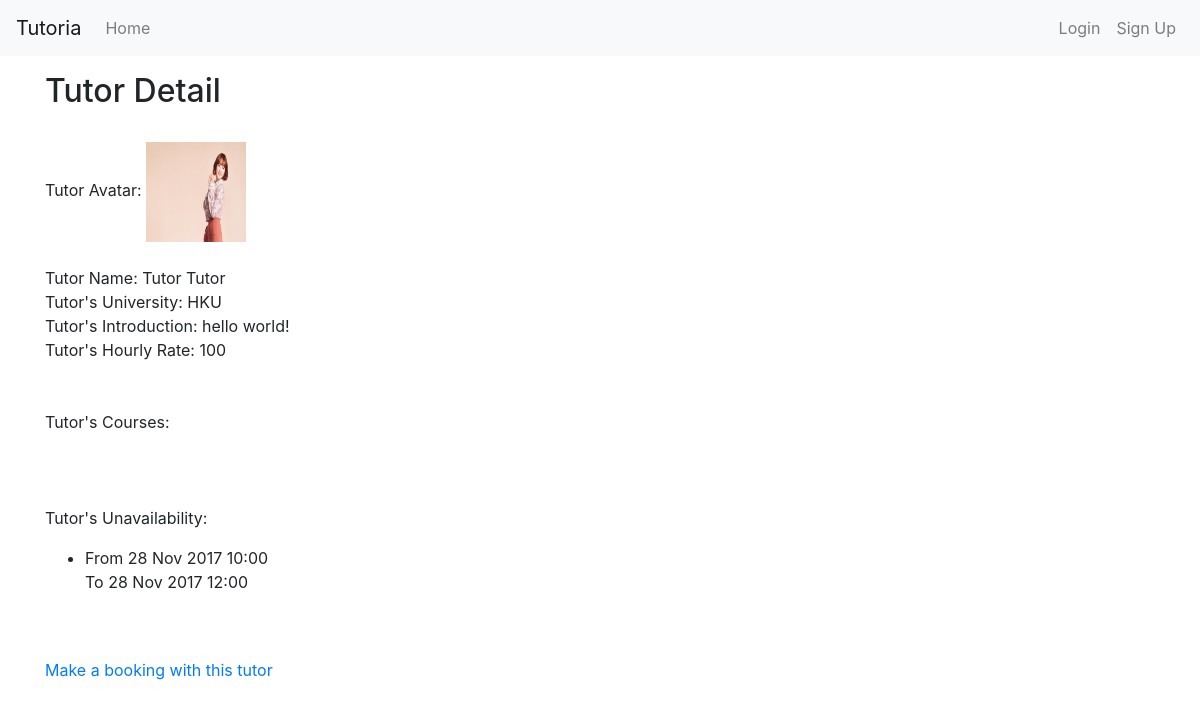
The app's page /tutors/11/, older data.
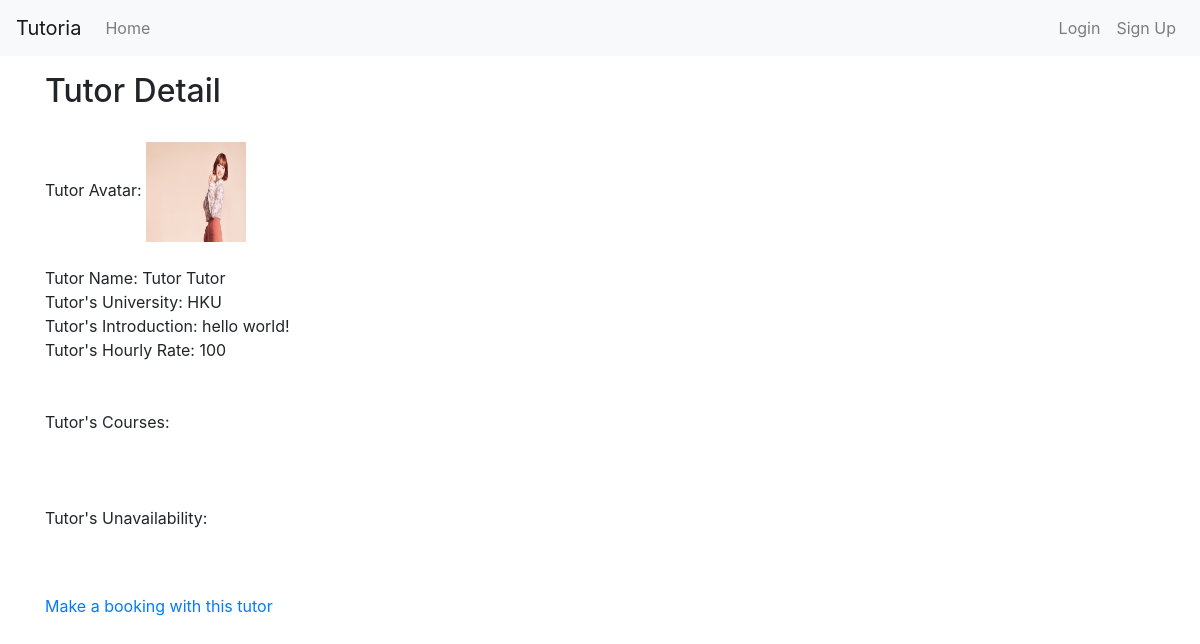
The same page, newer data.
### tutors/models.py (models this page shows)
class NotAvailableSlot(models.Model):
    tutor = models.ForeignKey(Tutor, on_delete=models.CASCADE)
    start_time = models.DateTimeField(null=True, blank=True)
    end_time = models.DateTimeField(null=True, blank=True)

### tutors/views.py (the view)
# urls.py: url(r'^(?P<pk>[0-9]+)/$', views.ShowOneTutor.as_view(), name='tutor_detail'),
class ShowOneTutor(generic.DetailView):
    model = Tutor
    template_name = 'viewOneTutor.html'
    def get_context_data(self, **kwargs):
        context = super(ShowOneTutor, self).get_context_data(**kwargs)
        context['unavailability_list'] = NotAvailableSlot.objects.all()
        return context

### Tutoria/context_processors.py (called while the page is built)
def base_template_name_context_processor(request):
    base_template_name = 'base.html'
    if request.user.is_authenticated():
        if request.user.is_superuser:
            base_template_name = 'base_tutor.html'
        if Tutor.objects.filter(tutor=request.user):
            base_template_name = 'base_tutor.html'
    return {
        'base_template_name': base_template_name,
    }

### tutors/templates/viewOneTutor.html (shortened to what this page needs)
{% extends base_template_name %}
{% block content %}
<h2>Tutor Detail</h2><br>
Tutor Avatar: <img src="{{ MEDIA_URL }}{{ object.avatar }}" height="100" width="100" alt="Tutor Avatar"> <br><br>
Tutor Name: {{ object.tutor.first_name }} {{ object.tutor.last_name }} <br>
Tutor's University: {{ object.university }} <br>
Tutor's Introduction: {{ object.introduction }} <br>
Tutor's Hourly Rate: {{ object.hourlyRate }} <br>
<br><br>
Tutor's Courses: <br>
<br><br><br>
Tutor's Unavailability: <br>
{% for unavail in unavailability_list %}
<ul>
  {% if unavail.tutor == object %}
    <li>
      From {{ unavail.start_time|date:"d M Y" }} {{ unavail.start_time|time:"H:i" }} <br>
      To {{ unavail.end_time|date:"d M Y" }} {{ unavail.end_time|time:"H:i" }}  <br>
    </li>
  {% endif %}
</ul>
{% endfor %}
<br><br>
<a href="{% url 'tutorial:make_booking' object.pk %}">Make a booking with this tutor</a>
{% endblock %}

Row changes from the older to the newer data that the page shows:
removed NotAvailableSlot: start_time "28 Nov 2017", start_time "10:00", end_time "28 Nov 2017", end_time "12:00"
